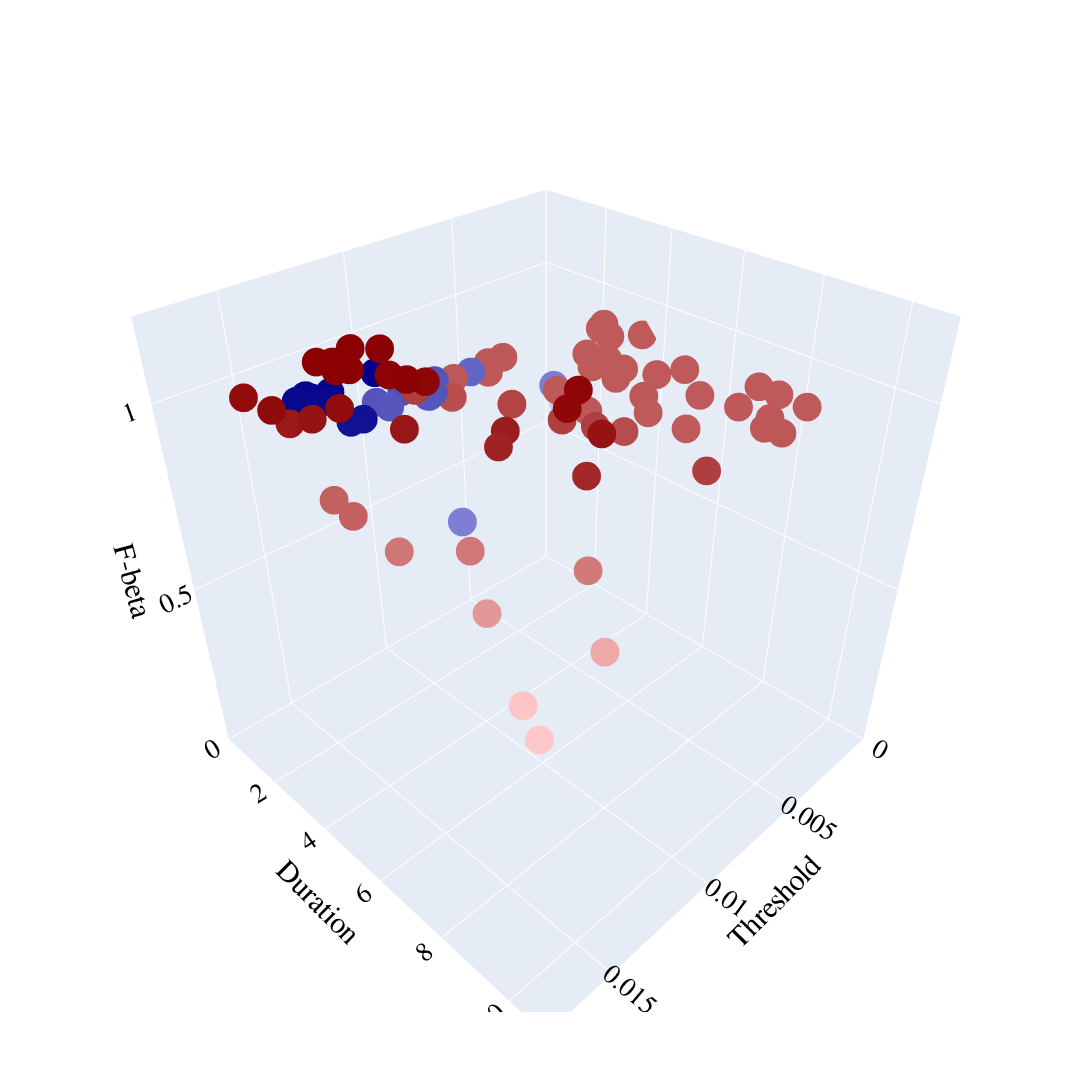

Notebook cell for this chart:
### Code cell
import plotly.graph_objects as go
import numpy as np

# Load the data
D = np.load('D.npy')

# Get the number of rows in D
num_D = D.shape[0]

# Define stage_virtual_num to determine the cutoff for red vs. blue
stage_virtual_num = 65  # Set your desired value for stage_virtual_num, ensure it's an integer

# -----------------------
# Customization variables:
# -----------------------
FONT_FAMILY = 'Times New Roman'    # Global font family
GLOBAL_FONT_SIZE = 18              # Global font size for texts
AXIS_TITLE_FONT_SIZE = 30          # Font size for axis titles
TICK_FONT_SIZE = 18                # Font size for axis tick labels
MARKER_SIZE = 10                   # Marker size for scatter points (enlarged for better visibility)

# Color definitions for the red and blue color scales:
RED_LIGHT = 'rgb(255, 200, 200)'     # Light red
RED_DARK = 'rgb(139, 0, 0)'           # Dark red
BLUE_LIGHT = 'rgb(200, 200, 255)'     # Light blue
BLUE_DARK = 'rgb(0, 0, 139)'          # Dark blue

# -----------------------
# Split the data into parts
# -----------------------
thresholds = D[:, 0]
durations = D[:, 1]
F_beta = D[:, 2]

# Create a 3D scatter plot
fig = go.Figure()

# Define red color scale using the customization variables
red_colorscale = [
    [0.0, RED_LIGHT],
    [1.0, RED_DARK]
]

# Add red-colored points for the first stage_virtual_num data
fig.add_trace(go.Scatter3d(
    x=thresholds[:stage_virtual_num],      # x-axis data (first part)
    y=durations[:stage_virtual_num],         # y-axis data (first part)
    z=F_beta[:stage_virtual_num],            # z-axis data (first part)
    mode='markers',
    marker=dict(
        size=MARKER_SIZE,
        color=F_beta[:stage_virtual_num],    # color determined by F-beta values
        colorscale=red_colorscale,
        showscale=False                      # Cancel colorbar
    ),
    name='Virtual Environment Optimization',
    showlegend=False                         # Cancel legend
))

# Define blue color scale using the customization variables
blue_colorscale = [
    [0.0, BLUE_LIGHT],
    [1.0, BLUE_DARK]
]

# Add blue-colored points for the remaining data
fig.add_trace(go.Scatter3d(
    x=thresholds[stage_virtual_num:],      # x-axis data (second part)
    y=durations[stage_virtual_num:],         # y-axis data (second part)
    z=F_beta[stage_virtual_num:],            # z-axis data (second part)
    mode='markers',
    marker=dict(
        size=MARKER_SIZE,
        color=F_beta[stage_virtual_num:],    # color determined by F-beta values
        colorscale=blue_colorscale,
        showscale=False                      # Cancel colorbar
    ),
    name='Real World Optimization',
    showlegend=False                         # Cancel legend
))

# Set axis labels, fonts, axis limits, and ranges
fig.update_layout(
    scene=dict(
        xaxis=dict(
            title='Threshold',
            titlefont=dict(family=FONT_FAMILY, size=AXIS_TITLE_FONT_SIZE, color='black'),
            tickfont=dict(family=FONT_FAMILY, size=TICK_FONT_SIZE, color='black'),
            range=[0, 0.018]   # x-axis range
        ),
        yaxis=dict(
            title='Duration',
            titlefont=dict(family=FONT_FAMILY, size=AXIS_TITLE_FONT_SIZE, color='black'),
            tickfont=dict(family=FONT_FAMILY, size=TICK_FONT_SIZE, color='black'),
            range=[0, 11]     # y-axis range
        ),
        zaxis=dict(
            title='F-beta',
            titlefont=dict(family=FONT_FAMILY, size=AXIS_TITLE_FONT_SIZE, color='black'),
            tickfont=dict(family=FONT_FAMILY, size=TICK_FONT_SIZE, color='black'),
            range=[0.0, 1.2]  # z-axis range
        ),
        camera=dict(
            eye=dict(x=1.25, y=1.25, z=1.25),
            projection=dict(type="perspective")  # Use perspective projection
        )
    ),
    font=dict(family=FONT_FAMILY, size=GLOBAL_FONT_SIZE, color='black'),  # Global font settings
    autosize=False,
    width=1600,   # Figure width in pixels
    height=1600,  # Figure height in pixels
    showlegend=False  # Global setting to cancel legend
)

# Show the plot
fig.show()

### Figure 1 — Plotly figure (JSON) as saved in the notebook; plotly's stock layout.template omitted (floating-point values rounded to 4 significant figures)
{"data": [{"marker": {"color": [1.038, 0.9091, 1.026, 0.906, 0.9092, 0.9357, 0.9056, 0.9122, 0.7582, 0.8537, 1.057, 0.962, 1.069, 0.8953, 1.067, 1.079, 0.9095, 1.035, 0.9124, 1.069, 1.08, 1.045, 0.9119, 0.9091, 0.6977, 0.9613, 0.9605, 0.8953, 0.9116, 0.7897, 0.7041, 1.079, 0.9304, 0.9091, 0.9091, 0.9114, 0.9095, 1.081, 0.9507, 0.9098, 0.9091, 1.013, 0.8473, 1.079, 0.9091, 0.9091, 0.9091, 0.9091, 0.8552, 1.062, 0.9091, 1.005, 0.9091, 1.059, 0.9091, 1.08, 0.9117, 0.9091, 1.044, 0.9091, 1.077, 0.9094, 0.9119, 0.9611, 1.075], "colorscale": [[0, "rgb(255, 200, 200)"], [1, "rgb(139, 0, 0)"]], "showscale": false, "size": 10}, "mode": "markers", "name": "Virtual Environment Optimization", "showlegend": false, "type": "scatter3d", "x": [0.01392, 0.002615, 0.01164, 0.005005, 0.003915, 0.007245, 0.005027, 0.006542, 0.01352, 0.01422, 0.01479, 0.007859, 0.009039, 0.01606, 0.01012, 0.01172, 0.002483, 0.01611, 0.008156, 0.01201, 0.01339, 0.01009, 0.003247, 0.0003259, 0.01662, 0.008628, 0.01064, 0.01593, 0.003108, 0.01508, 0.01608, 0.01378, 0.009519, 0.0006199, 0.002905, 0.004317, 0.002571, 0.01241, 0.008802, 0.00561, 0.003137, 0.01221, 0.01237, 0.01372, 0.001036, 0.003822, 0.002812, 0.000778, 0.01574, 0.0164, 0.003126, 0.01142, 0.001569, 0.0165, 0.001332, 0.01343, 0.006911, 0.0007893, 0.01559, 0.0008758, 0.01249, 0.006099, 0.006362, 0.008171, 0.01264], "y": [4.832, 5.094, 6.041, 7.123, 4.575, 6.619, 6.108, 5.23, 9.683, 6.736, 3.606, 8.977, 6.376, 4.809, 6.725, 2.425, 8.112, 3.132, 2.064, 4.056, 2.79, 7.58, 8.304, 3.451, 9.996, 5.712, 2.627, 4.109, 8.675, 7.735, 9.266, 2.033, 2.992, 2.367, 3.754, 5.607, 7.339, 2.016, 4.371, 2.005, 3.243, 6.225, 8.603, 2.631, 2.482, 3.795, 6.415, 7.074, 5.86, 2.861, 4.377, 7.978, 5.378, 2.001, 2.958, 2.264, 2.378, 7.606, 3.399, 8.367, 3.848, 4.059, 2.001, 6.356, 3.426], "z": [1.038, 0.9091, 1.026, 0.906, 0.9092, 0.9357, 0.9056, 0.9122, 0.7582, 0.8537, 1.057, 0.962, 1.069, 0.8953, 1.067, 1.079, 0.9095, 1.035, 0.9124, 1.069, 1.08, 1.045, 0.9119, 0.9091, 0.6977, 0.9613, 0.9605, 0.8953, 0.9116, 0.7897, 0.7041, 1.079, 0.9304, 0.9091, 0.9091, 0.9114, 0.9095, 1.081, 0.9507, 0.9098, 0.9091, 1.013, 0.8473, 1.079, 0.9091, 0.9091, 0.9091, 0.9091, 0.8552, 1.062, 0.9091, 1.005, 0.9091, 1.059, 0.9091, 1.08, 0.9117, 0.9091, 1.044, 0.9091, 1.077, 0.9094, 0.9119, 0.9611, 1.075]}, {"marker": {"color": [1.023, 1.028, 0.9407, 1.026, 1.027, 0.9241, 1.014, 0.8155, 0.9407, 0.9459, 1.034, 0.9405, 1.028, 0.9423, 1.015, 0.8988, 1.024, 0.9395, 0.8962, 0.9428], "colorscale": [[0, "rgb(200, 200, 255)"], [1, "rgb(0, 0, 139)"]], "showscale": false, "size": 10}, "mode": "markers", "name": "Real World Optimization", "showlegend": false, "type": "scatter3d", "x": [0.01422, 0.01388, 0.01025, 0.01498, 0.01452, 0.007602, 0.01441, 0.004634, 0.009923, 0.01075, 0.0121, 0.01022, 0.01458, 0.009338, 0.01404, 0.005684, 0.01464, 0.01166, 0.01396, 0.01182], "y": [2.726, 2.484, 2.731, 2.301, 2.403, 2.264, 3.578, 3.39, 2.68, 2.251, 2.508, 2.758, 2.263, 2.284, 3.656, 3.701, 2.587, 2.53, 6.372, 2.212], "z": [1.023, 1.028, 0.9407, 1.026, 1.027, 0.9241, 1.014, 0.8155, 0.9407, 0.9459, 1.034, 0.9405, 1.028, 0.9423, 1.015, 0.8988, 1.024, 0.9395, 0.8962, 0.9428]}], "layout": {"autosize": false, "font": {"color": "black", "family": "Times New Roman", "size": 18}, "height": 1600, "scene": {"camera": {"eye": {"x": 1.25, "y": 1.25, "z": 1.25}, "projection": {"type": "perspective"}}, "xaxis": {"range": [0, 0.018], "tickfont": {"color": "black", "family": "Times New Roman", "size": 18}, "title": {"font": {"color": "black", "family": "Times New Roman", "size": 30}, "text": "Threshold"}}, "yaxis": {"range": [0, 11], "tickfont": {"color": "black", "family": "Times New Roman", "size": 18}, "title": {"font": {"color": "black", "family": "Times New Roman", "size": 30}, "text": "Duration"}}, "zaxis": {"range": [0, 1.2], "tickfont": {"color": "black", "family": "Times New Roman", "size": 18}, "title": {"font": {"color": "black", "family": "Times New Roman", "size": 30}, "text": "F-beta"}}}, "showlegend": false, "width": 1600}}
